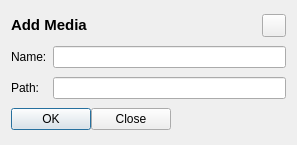
<?xml version="1.0" encoding="UTF-8"?>
<ui version="4.0">
 <class>getInvestigationName</class>
 <widget class="QDialog" name="getInvestigationName">
  <property name="geometry">
   <rect>
    <x>0</x>
    <y>0</y>
    <width>297</width>
    <height>145</height>
   </rect>
  </property>
  <property name="windowTitle">
   <string>Dialog</string>
  </property>
  <layout class="QGridLayout" name="gridLayout">
   <item row="0" column="0" colspan="2">
    <layout class="QGridLayout" name="gridLayout_2">
     <property name="leftMargin">
      <number>0</number>
     </property>
     <property name="topMargin">
      <number>0</number>
     </property>
     <property name="rightMargin">
      <number>0</number>
     </property>
     <property name="bottomMargin">
      <number>0</number>
     </property>
     <property name="spacing">
      <number>0</number>
     </property>
     <item row="0" column="2">
      <widget class="QToolButton" name="closeButton">
       <property name="text">
        <string/>
       </property>
      </widget>
     </item>
     <item row="0" column="1">
      <spacer name="horizontalSpacer">
       <property name="orientation">
        <enum>Qt::Horizontal</enum>
       </property>
       <property name="sizeHint" stdset="0">
        <size>
         <width>40</width>
         <height>20</height>
        </size>
       </property>
      </spacer>
     </item>
     <item row="0" column="0">
      <widget class="QLabel" name="label_3">
       <property name="text">
        <string>&lt;html&gt;&lt;head/&gt;&lt;body&gt;&lt;p&gt;&lt;span style=&quot; font-size:11pt; font-weight:600;&quot;&gt;Add Media&lt;/span&gt;&lt;/p&gt;&lt;/body&gt;&lt;/html&gt;</string>
       </property>
      </widget>
     </item>
    </layout>
   </item>
   <item row="1" column="0">
    <widget class="QLabel" name="label">
     <property name="minimumSize">
      <size>
       <width>35</width>
       <height>0</height>
      </size>
     </property>
     <property name="text">
      <string>Name:</string>
     </property>
    </widget>
   </item>
   <item row="1" column="1">
    <widget class="QLineEdit" name="Name"/>
   </item>
   <item row="2" column="0">
    <widget class="QLabel" name="label_2">
     <property name="minimumSize">
      <size>
       <width>35</width>
       <height>0</height>
      </size>
     </property>
     <property name="text">
      <string>Path:</string>
     </property>
    </widget>
   </item>
   <item row="2" column="1">
    <widget class="QLineEdit" name="Path">
     <property name="readOnly">
      <bool>true</bool>
     </property>
    </widget>
   </item>
   <item row="3" column="0" colspan="2">
    <layout class="QGridLayout" name="gridLayout_4">
     <property name="spacing">
      <number>0</number>
     </property>
     <item row="0" column="0">
      <widget class="QPushButton" name="OK">
       <property name="text">
        <string>OK</string>
       </property>
      </widget>
     </item>
     <item row="0" column="1">
      <widget class="QPushButton" name="Close">
       <property name="text">
        <string>Close</string>
       </property>
      </widget>
     </item>
     <item row="0" column="2">
      <spacer name="horizontalSpacer_2">
       <property name="orientation">
        <enum>Qt::Horizontal</enum>
       </property>
       <property name="sizeHint" stdset="0">
        <size>
         <width>40</width>
         <height>20</height>
        </size>
       </property>
      </spacer>
     </item>
    </layout>
   </item>
  </layout>
 </widget>
 <tabstops>
  <tabstop>OK</tabstop>
  <tabstop>Close</tabstop>
  <tabstop>closeButton</tabstop>
  <tabstop>Path</tabstop>
 </tabstops>
 <resources/>
 <connections/>
</ui>
